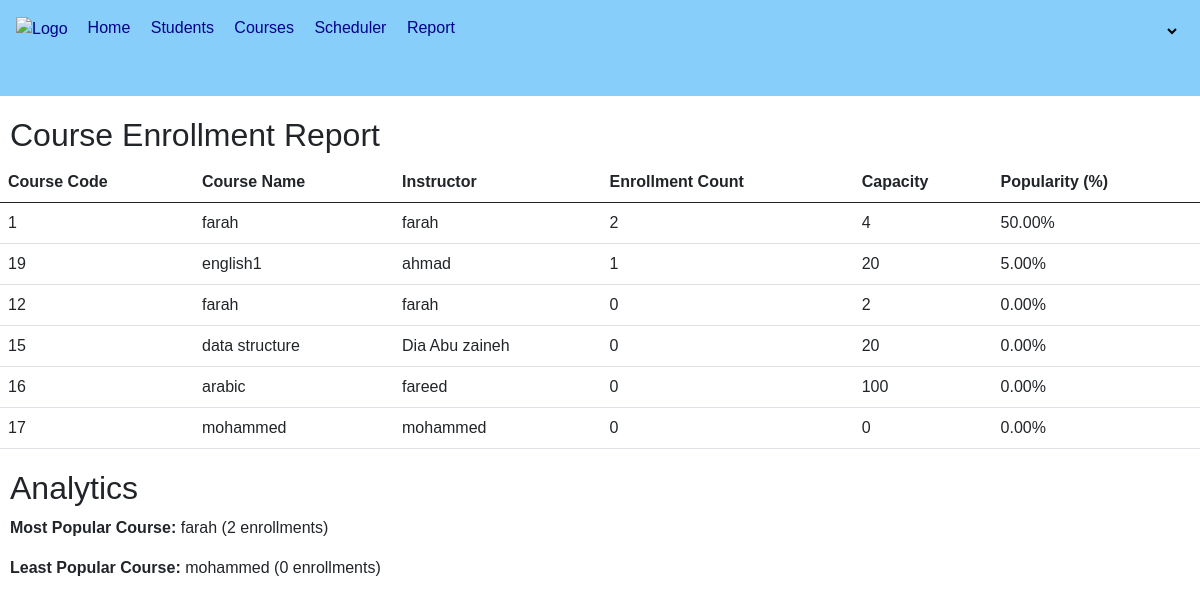
/course_report/ (signed in), run on the app's committed database.
### courses/models.py (models this page shows, shortened)
class Course(models.Model):
    code = models.CharField(max_length=90, unique=True, primary_key=True)
    name = models.CharField(max_length=100, null=True)
    description = models.TextField(null=True)
    instructor = models.CharField(max_length=100, null=True)
    scheduled = models.ForeignKey(CourseSchedule, on_delete=models.PROTECT, related_name='courses')
    prerequisites = models.ManyToManyField('self', blank=True, symmetrical=False)
    capacity = models.IntegerField(null=True)
    students = models.ManyToManyField(Student, related_name='courses',blank=True)
    class Meta:
        indexes = [
            models.Index(fields=['code']),
        ]

### courses/views.py (the view)
# urls.py: path('course_report/', views.course_report, name="course_report"),
@login_required
def course_report(request):
    if not request.user.is_superuser:
        raise PermissionDenied
    courses = Course.objects.all()
    report_data = []
    for course in courses:
        enrollment_count = StudentRegistration.objects.filter(course=course).count()
        popularity = (enrollment_count / course.capacity) * 100 if course.capacity > 0 else 0
        report_data.append({
            'course': course,
            'enrollment_count': enrollment_count,
            'popularity': popularity
        })
    report_data.sort(key=lambda x: x['enrollment_count'], reverse=True)
    most_popular_course = report_data[0] if report_data else None
    least_popular_course = report_data[-1] if report_data else None
    context = {
        'report_data': report_data,
        'most_popular_course': most_popular_course,
        'least_popular_course': least_popular_course
    }
    return render(request, 'courses/Admin/course_report.html', context)

### courses/templates/courses/Admin/course_report.html (shortened to what this page needs)
{% extends "courses/Admin/mainadmin.html" %}
{% load static %}
{% block content %}
<h2 style="margin-top: 20px; margin-left: 10px;">Course Enrollment Report</h2>
<table class="table">
    <thead>
        <tr>
            <th>Course Code</th>
            <th>Course Name</th>
            <th>Instructor</th>
            <th>Enrollment Count</th>
            <th>Capacity</th>
            <th>Popularity (%)</th>
        </tr>
    </thead>
    <tbody>
        {% for data in report_data %}
        <tr>
            <td>{{ data.course.code }}</td>
            <td>{{ data.course.name }}</td>
            <td>{{ data.course.instructor }}</td>
            <td>{{ data.enrollment_count }}</td>
            <td>{{ data.course.capacity }}</td>
            <td>{{ data.popularity|floatformat:2 }}%</td>
        </tr>
        {% endfor %}
    </tbody>
</table>
<h2 style="margin-top: 20px; margin-left: 10px;">Analytics</h2>
{% if most_popular_course %}
    <p style="margin-left: 10px;"><strong>Most Popular Course:</strong> {{ most_popular_course.course.name }} ({{ most_popular_course.enrollment_count }} enrollments)</p>
{% endif %}
{% if least_popular_course %}
    <p style="margin-left: 10px;"><strong>Least Popular Course:</strong> {{ least_popular_course.course.name }} ({{ least_popular_course.enrollment_count }} enrollments)</p>
{% endif %}
{% endblock %}

### static/css/index.css (style rules this page uses)
body { font-family: Arial, sans-serif; margin: 0; padding: 0; }

### data on the page
Course: course.code "1", course.name "farah", course.instructor "farah", enrollment_count "2", course.capacity "4", popularity "50.00"
Course: course.code "19", course.name "english1", course.instructor "ahmad", enrollment_count "1", course.capacity "20", popularity "5.00"
Course: course.code "12", course.name "farah", course.instructor "farah", enrollment_count "0", course.capacity "2", popularity "0.00"
Course: course.code "15", course.name "data structure", course.instructor "Dia Abu zaineh", enrollment_count "0", course.capacity "20", popularity "0.00"
Course: course.code "16", course.name "arabic", course.instructor "fareed", enrollment_count "0", course.capacity "100", popularity "0.00"
Course: course.code "17", course.name "mohammed", course.instructor "mohammed", enrollment_count "0", course.capacity "0", popularity "0.00"

### other printed values
{{ most_popular_course.enrollment_count }} "2"
{{ least_popular_course.enrollment_count }} "0"
